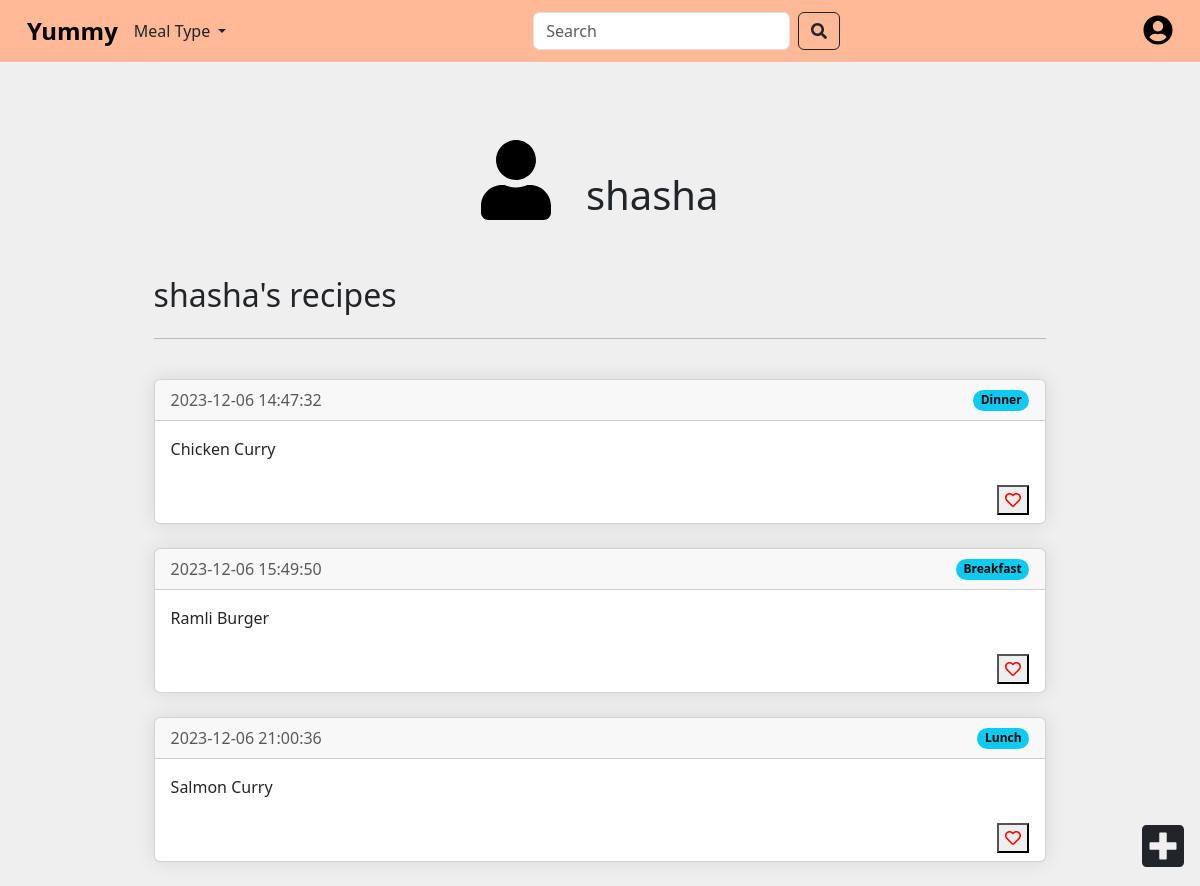
/profile/shasha (signed in), run on the app's committed database.
### app/models.py (models this page shows)
class User(db.Model, UserMixin):
    id = db.Column(db.Integer, primary_key=True)
    email = db.Column(db.String(150), unique=True)
    username = db.Column(db.String(150), unique=True)
    password = db.Column(db.String(150))
    date_created = db.Column(db.DateTime(timezone=True), default=func.now())
    posts = db.relationship('Post', backref='user', passive_deletes=True)

class Post(db.Model):
    id = db.Column(db.Integer, primary_key=True)
    text = db.Column(db.Text, nullable=False)
    date_created = db.Column(db.DateTime(timezone=True), default=func.now())
    author = db.Column(db.Integer, db.ForeignKey('user.id', ondelete="CASCADE"), nullable=False)
    meal_type = db.Column(db.String(50))
    likes = db.relationship('User', secondary='post_likes', backref=db.backref('liked_posts', lazy='dynamic'))

### app/views.py (the view)
@views.route("/profile/<username>")
@login_required
def profile(username):
    user = User.query.filter_by(username=username).first()
    if not user:
        flash("User does not exist.", category='danger')
        return redirect(url_for('views.home'))
    posts = user.posts
    return render_template("profile.html", user=current_user, posts=posts, username=username)

### app/__init__.py (called while the page is built)
@login_manager.user_loader
def load_user(id):
    return User.query.get(int(id))

### app/templates/profile.html (shortened to what this page needs)
<!DOCTYPE html>
{% extends "base.html" %}
{% block button %}
{% if user.username == username %}
<a href="{{ url_for('auth.logout') }}" class="btn btn-outline-dark sign-up-button">Log Out</a>
{% else %}
<a href="/profile/{{ user.username }}" class="navbar-right">
    <i class="fas fa-user-circle"></i>
</a>
{% endif %}
{% endblock %}
{% block content %}
<div class="card custom-card-2">
    <br />
    <br />
    <h1 align="center">
        <i class="fas fa-user fa-2x me-4" style="color: #000000;"></i>
        {{ username }}
    </h1>
    <br />
    <br />
    {% if user.username == username %}
    <h2>Your Recipes</h2>
    {% else %}
    <h2>{{ username }}'s recipes</h2>
    {% endif %}
    <hr>
    <br />
    <div id="posts">
        {% for post in posts %}
        <div class="card custom-card">
            <div class="card-header d-flex justify-content-between align-items-center">
                <div class="text-muted">{{ post.date_created }}</div>
                <span class="badge rounded-pill text-bg-info meal-type">{{ post.meal_type }}</span>
            </div>
            <div class="card-body">
                <div class="card-text">{{ post.text }}</div>
            </div>
            <div class="d-flex justify-content-between align-items-center post">
                <button class="like-btn" data-post-id="{{ post.id }}">
                    {% if current_user in post.likes %}
                    <i class="fas fa-heart" style="color: #ff0000;"></i>
                    {% else %}
                    <i class="far fa-heart" style="color: #ff0000;"></i>
                    {% endif %}
                </button>
            </div>
        </div>
        <br />
        {% endfor %}
    </div>
</div>
                {% include 'create_post.html' %}
<div class="position-fixed bottom-0 end-0 p-3">
    <a class="text-dark">
        <i class="fas fa-plus-square fa-3x" data-bs-toggle="modal" data-bs-target="#exampleModal"></i>
    </a>
</div>
{% endblock %}

### app/static/style.css (style rules this page uses)
.navbar-right { margin-left: auto; }
.card { padding: 20px; max-width: 80%; width: 100%; box-shadow: 0 0 20px rgba(0, 0, 0, 0.1); }
.fa-user-circle { font-size: 30px; color: black; margin-right: 15px; }
.card.custom-card { max-width: none; width: 100%; padding: 0; }
.card.custom-card-2 { box-shadow: none; padding: 0; border: none; background-color: #EFEFEF; height: calc(100vh - 80px); }
.d-flex.justify-content-between.align-items-center.post { padding: 0.5rem 1rem; }

### data on the page
User: username "shasha"
Post: date_created "2023-12-06 14:47:32", meal_type "Dinner", text "Chicken Curry"
Post: date_created "2023-12-06 15:49:50", meal_type "Breakfast", text "Ramli Burger"
Post: date_created "2023-12-06 21:00:36", meal_type "Lunch", text "Salmon Curry"
